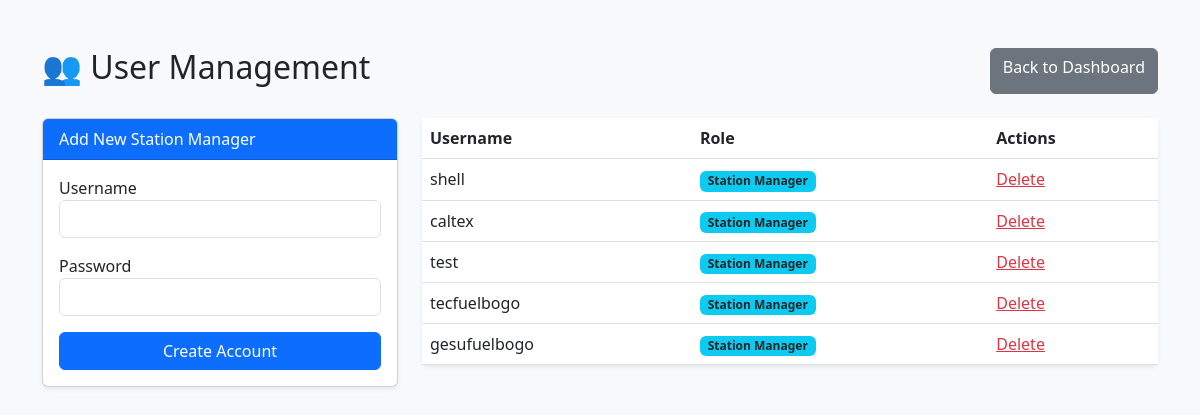
The page /users.php (signed in) on the database its author committed.
### tables this page shows
CREATE TABLE `users` (
  `id` int NOT NULL,
  `username` varchar(50) NOT NULL,
  `password` varchar(255) NOT NULL,
  `role` enum('admin','station') DEFAULT 'station',
  `created_at` timestamp NOT NULL DEFAULT CURRENT_TIMESTAMP
);

### users.php (the view, shortened to what this page needs)
<?php
include 'db.php';
?>
<!DOCTYPE html>
<html lang="en">
<head>
    <link href="https://cdn.jsdelivr.net/npm/bootstrap@5.3.0/dist/css/bootstrap.min.css" rel="stylesheet">
</head>
<body class="bg-light">
<div class="container mt-5">
    <div class="d-flex justify-content-between mb-4">
        <h2>👥 User Management</h2>
        <a href="index.php" class="btn btn-secondary">Back to Dashboard</a>
    </div>
    <div class="row">
        <div class="col-md-4">
            <div class="card shadow-sm">
                <div class="card-header bg-primary text-white">Add New Station Manager</div>
                <div class="card-body">
                    <form action="process.php" method="POST">
                        <div class="mb-3">
                            <label>Username</label>
                            <input type="text" name="username" class="form-control" required>
                        </div>
                        <div class="mb-3">
                            <label>Password</label>
                            <input type="password" name="password" class="form-control" required>
                        </div>
                        <button type="submit" name="create_user" class="btn btn-primary w-100">Create Account</button>
                    </form>
                </div>
            </div>
        </div>
        <div class="col-md-8">
            <table class="table bg-white shadow-sm rounded">
                <thead>
                    <tr>
                        <th>Username</th>
                        <th>Role</th>
                        <th>Actions</th>
                    </tr>
                </thead>
                <tbody>
                    <?php
                    $res = $conn->query("SELECT * FROM users WHERE role = 'station'");
                    while($u = $res->fetch_assoc()): ?>
                        <tr>
                            <td><?= $u['username'] ?></td>
                            <td><span class="badge bg-info text-dark">Station Manager</span></td>
                            <td>
                                <a href="process.php?delete_user=<?= $u['id'] ?>" class="text-danger" onclick="return confirm('Delete this account?')">Delete</a>
                            </td>
                        </tr>
                    <?php endwhile; ?>
                </tbody>
            </table>
        </div>
    </div>
</div>
</body>
</html>

### rows shown on the page
users: username "shell"
users: username "caltex"
users: username "test"
users: username "tecfuelbogo"
users: username "gesufuelbogo"
